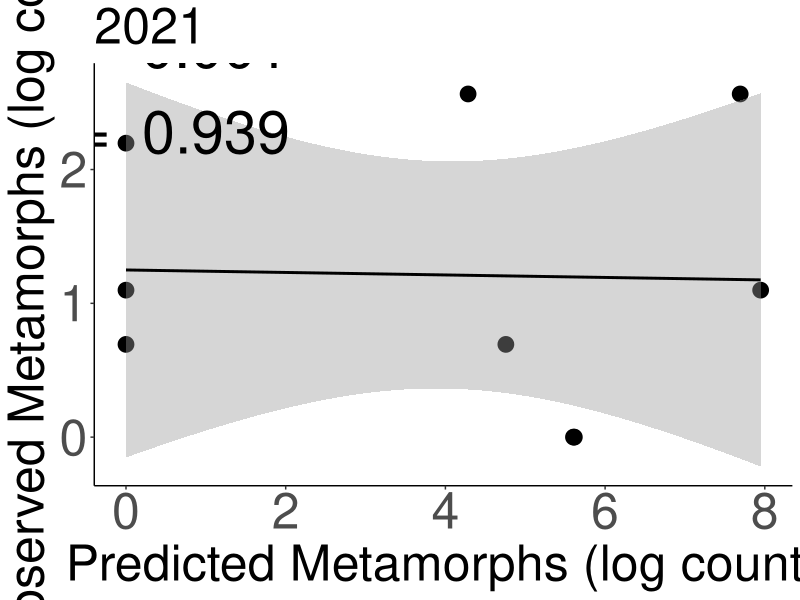
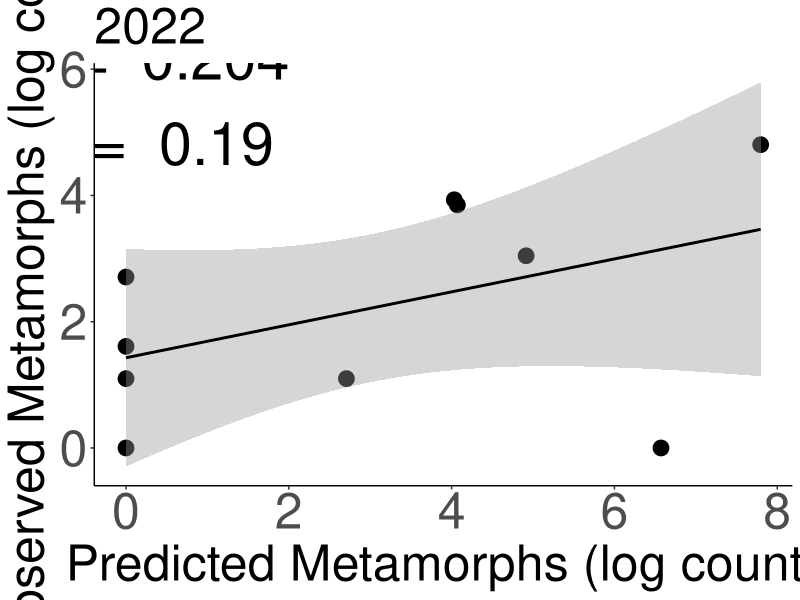
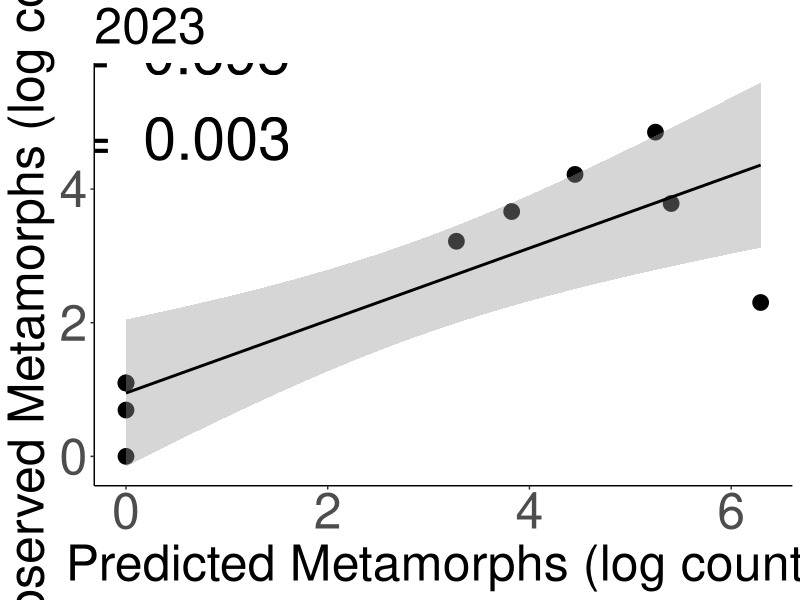
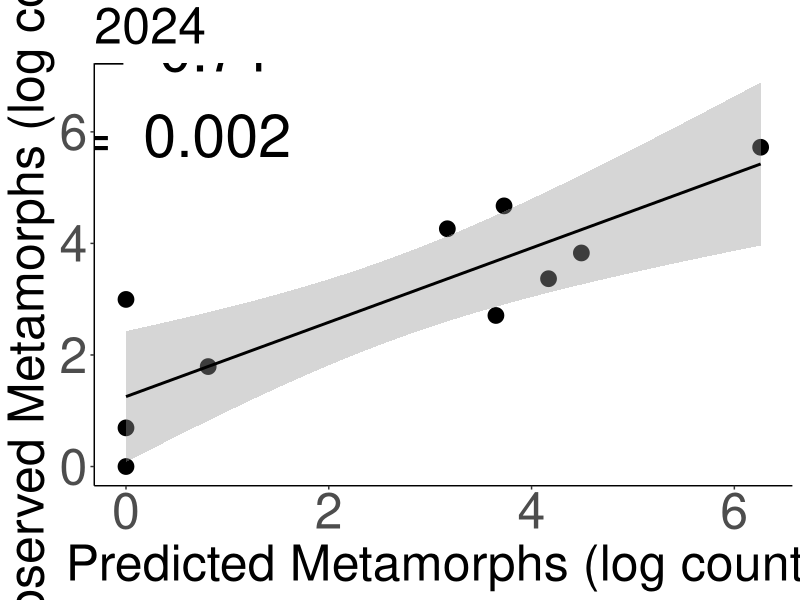
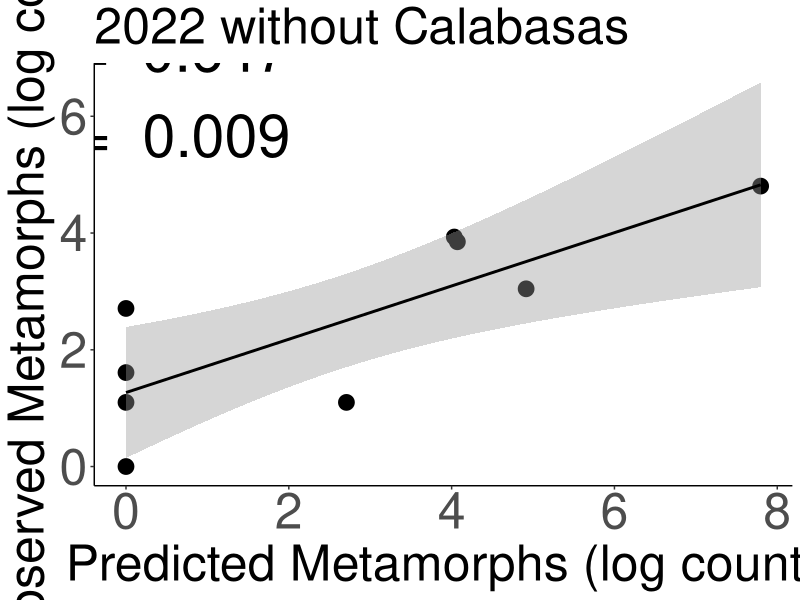
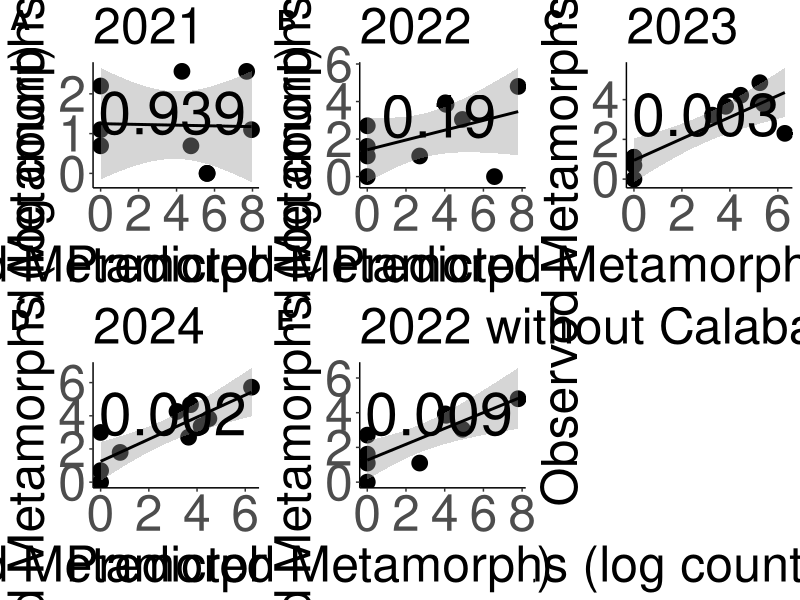
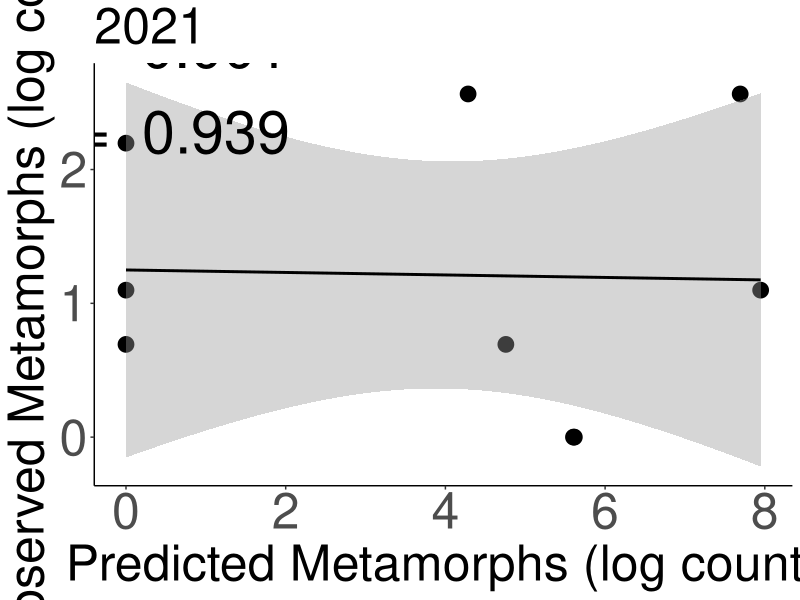
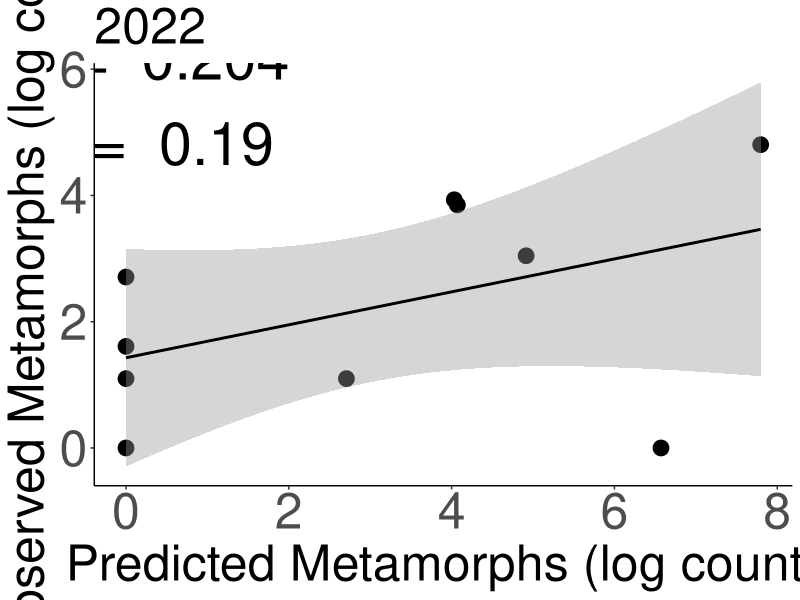

These charts were generated, in order, by the following R code: (Note: this script raises an error after producing the figures.)
#Making nice correlation plots for recruitment correlation
library(ggplot2)
library(tidyverse)
library(ggpubr)
df <- read_csv("Data/Larval_Correlations_Sum_Density.csv")

#Subsetting the data by year
data2021 <- df %>%
  filter(Year == 2021) %>%
  dplyr::select(Pond, Metamorph_Estimate, Drift_Fence_Actual_Count)

data2022 <- df %>%
  filter(Year == 2022) %>%
  dplyr::select(Pond, Metamorph_Estimate, Drift_Fence_Actual_Count)

data2023 <- df %>%
  filter(Year == 2023) %>%
  dplyr::select(Pond, Metamorph_Estimate, Drift_Fence_Actual_Count)

data2024 <- df %>%
  filter(Year == 2024) %>%
  dplyr::select(Pond, Metamorph_Estimate, Drift_Fence_Actual_Count)


#2021 Model
model2021 <- lm(log(Drift_Fence_Actual_Count+1) ~ log(Metamorph_Estimate+1), data = data2021)
summary(model2021)

#2022 Model
model2022 <- lm(log(Drift_Fence_Actual_Count+1) ~ log(Metamorph_Estimate+1), data = data2022)
summary(model2022)

#2023 Model
model2023 <- lm(log(Drift_Fence_Actual_Count+1) ~ log(Metamorph_Estimate+1), data = data2023)
summary(model2023)

#2024 Model
model2024 <- lm(log(Drift_Fence_Actual_Count) ~ log(Metamorph_Estimate+1), data = data2024)
summary(model2024)

summary2021 <- summary(model2021)
summary2022 <- summary(model2022)
summary2023 <- summary(model2023)
summary2024 <- summary(model2024)

p_value2021 <- coef(summary(model2021))[2, 4]
p_value2022 <- coef(summary(model2022))[2, 4]
p_value2023 <- coef(summary(model2023))[2, 4]
p_value2024 <- coef(summary(model2024))[2, 4]




#2021 Plot
plot1 <- ggplot(data2021, aes(x = log(Metamorph_Estimate+1), y = log(Drift_Fence_Actual_Count+1))) +
  geom_point(size = 5) +
  stat_smooth(method = "lm", color = "black")+
  labs(x = "Predicted Metamorphs (log count)",
       y = "Observed Metamorphs (log count)",
       title = "2021")+
  theme_classic() +
  theme(plot.title = element_text(size = 36), 
        axis.text = element_text(size = 36), 
        axis.title = element_text(size = 36)) +
  annotate("text", x = 0.3, y = 2.6, label = paste("R² = ", round(summary2021$r.squared, 3), "\n", "p = ", round(p_value2021, 3)),
           size = 15, color = "black")
plot1
ggsave("Figures/2021_correlation.jpg", 
       plot = plot1,
       height = 15,
       width = 30)

#2022 Plot
plot2 <- ggplot(data2022, aes(x = log(Metamorph_Estimate+1), y = log(Drift_Fence_Actual_Count+1))) +
  geom_point(size = 5) +
  stat_smooth(method = "lm", color = "black")+
  labs(x = "Predicted Metamorphs (log count)",
       y = "Observed Metamorphs (log count)",
       title = "2022")+
  theme_classic() +
  theme(plot.title = element_text(size = 36), 
        axis.text = element_text(size = 36), 
        axis.title = element_text(size = 36)) +
  annotate("text", x = 0.3, y = 5.5, label = paste("R² = ", round(summary2022$r.squared, 3), "\n", "p = ", round(p_value2022, 3)),
           size = 15, color = "black")

plot2
ggsave("Figures/2022_correlation.jpg", 
       plot = plot2,
       height = 15,
       width = 30)


#2023 Plot
plot3 <- ggplot(data2023, aes(x = log(Metamorph_Estimate+1), y = log(Drift_Fence_Actual_Count+1))) +
  geom_point(size = 5) +
  stat_smooth(method = "lm", color = "black")+
  labs(x = "Predicted Metamorphs (log count)",
       y = "Observed Metamorphs (log count)",
       title = "2023")+
  theme_classic() +
  theme(plot.title = element_text(size = 36), 
        axis.text = element_text(size = 36), 
        axis.title = element_text(size = 36)) +
  annotate("text",x = 0.25, y = 5.4, label = paste("R² = ", round(summary2023$r.squared, 3), "\n", "p = ", round(p_value2023, 3)),
           size = 15, color = "black")
plot3
ggsave("Figures/2023_correlation.jpg", 
       plot = plot3,
       height = 15,
       width = 30)


#2024 Plot
plot4 <- ggplot(data2024, aes(x = log(Metamorph_Estimate+1), y = log(Drift_Fence_Actual_Count))) +
  geom_point(size = 5) +
  stat_smooth(method = "lm", colour = "black")+
  labs(x = "Predicted Metamorphs (log count)",
       y = "Observed Metamorphs (log count)",
       title = "2024")+
  theme_classic() +
  theme(plot.title = element_text(size = 36), 
        axis.text = element_text(size = 36), 
        axis.title = element_text(size = 36))+
  annotate("text",  x = 0.25, y = 6.7, label = paste("R² = ", round(summary2024$r.squared, 3), "\n", "p = ", round(p_value2024, 3)),
           size = 15, color = "black") 
plot4
ggsave("Figures/2024_correlation.jpg", 
       plot = plot4,
       height = 15,
       width = 30)



#2022 without Calabasas
data2022NoCalabasas <- df %>%
  filter(Year == 2022, Pond != "Calabasas") %>%
  dplyr::select(Pond, Metamorph_Estimate, Drift_Fence_Actual_Count)


model2022NoCalabasas <- lm(log(Drift_Fence_Actual_Count+1) ~ log(Metamorph_Estimate+1), data = data2022NoCalabasas)
summary(model2022NoCalabasas)

summary2022NoCalabasas <- summary(model2022NoCalabasas)
p_value2022NoCalabasas <- coef(summary(model2022NoCalabasas))[2, 4]



plot5 <- ggplot(data2022NoCalabasas, aes(x = log(Metamorph_Estimate+1), y = log(Drift_Fence_Actual_Count+1))) +
  geom_point(size = 5) +
  stat_smooth(method = "lm", color = "black")+
  labs(x = "Predicted Metamorphs (log count)",
       y = "Observed Metamorphs (log count)",
       title = "2022 without Calabasas")+
  theme_classic() +
  theme(plot.title = element_text(size = 36), 
        axis.text = element_text(size = 36), 
        axis.title = element_text(size = 36)) +
  annotate("text", 
           x = 0.3, 
           y = 6.4, 
           label = paste("R² = ", round(summary2022NoCalabasas$r.squared, 3), "\n", "p = ", round(p_value2022NoCalabasas, 3)),
           size = 15, 
           color = "black")
plot5
ggsave("Figures/2022_no_calabasas_correlation.jpg", 
       plot = plot5,
       height = 15,
       width = 30)








multiPlot <- cowplot::plot_grid(plot1, plot2, plot3, plot4, plot5,
                                nrow = 2,
                                ncol = 3,
                                labels = c("A", "B", "C", "D", "E"),
                                label_size = 20)
multiPlot
ggsave("Figures/drift_fence_correlations.jpg", multiPlot, width = 25, height = 15)



#Now assessing all years pooled
all_years <- lm(log(Drift_Fence_Actual_Count+1) ~ log(Metamorph_Estimate+1), data = df)
summary(all_years)
df$residuals <- all_years$residuals
plot(x = df$depth, y = df$residuals)

avg_resid_deep_ponds <- df |>
  filter(depth > 152) |>
  summarise(averageresid = mean(residuals))

avg_resid_normal_ponds <- df |>
  filter(depth < 152 & depth >= 70) |>
  summarise(averageresid = mean(residuals))


avg_resid_shallow_ponds <- df |>
  filter(depth < 70) |>
  summarise(averageresid = mean(residuals))

##Returning the slope of the regression to calculate trespass rate
all_years_slope <- coef(all_years)[2]
##Slope is 0.24
